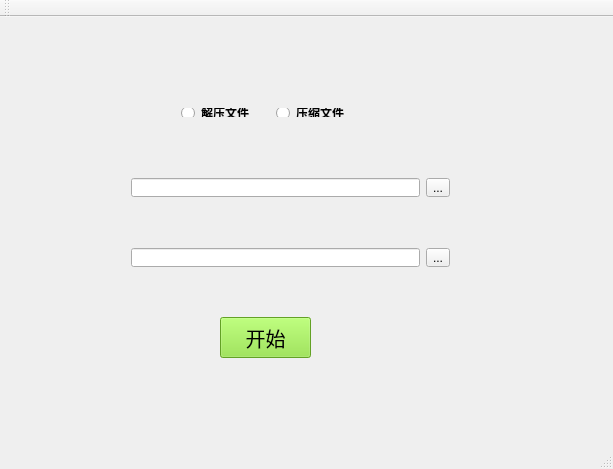
<?xml version="1.0" encoding="UTF-8"?>
<ui version="4.0">
 <class>MainWindow</class>
 <widget class="QMainWindow" name="MainWindow">
  <property name="geometry">
   <rect>
    <x>0</x>
    <y>0</y>
    <width>613</width>
    <height>469</height>
   </rect>
  </property>
  <property name="windowTitle">
   <string>MainWindow</string>
  </property>
  <widget class="QWidget" name="centralWidget">
   <widget class="QPushButton" name="btn_decode">
    <property name="geometry">
     <rect>
      <x>220</x>
      <y>300</y>
      <width>91</width>
      <height>41</height>
     </rect>
    </property>
    <property name="font">
     <font>
      <family>Ubuntu</family>
      <pointsize>15</pointsize>
      <weight>50</weight>
      <italic>false</italic>
      <bold>false</bold>
     </font>
    </property>
    <property name="styleSheet">
     <string notr="true">background-color: rgb(138, 226, 52);
font: 15pt &quot;Ubuntu&quot;;</string>
    </property>
    <property name="text">
     <string>开始</string>
    </property>
   </widget>
   <widget class="QWidget" name="layoutWidget">
    <property name="geometry">
     <rect>
      <x>120</x>
      <y>220</y>
      <width>341</width>
      <height>41</height>
     </rect>
    </property>
    <layout class="QHBoxLayout" name="horizontalLayout_4">
     <item>
      <widget class="QLineEdit" name="ln_des"/>
     </item>
     <item>
      <widget class="QToolButton" name="tb_des">
       <property name="text">
        <string>...</string>
       </property>
      </widget>
     </item>
    </layout>
   </widget>
   <widget class="QWidget" name="">
    <property name="geometry">
     <rect>
      <x>170</x>
      <y>80</y>
      <width>190</width>
      <height>31</height>
     </rect>
    </property>
    <layout class="QHBoxLayout" name="horizontalLayout">
     <item>
      <widget class="QRadioButton" name="rdb_de">
       <property name="font">
        <font>
         <weight>75</weight>
         <bold>true</bold>
        </font>
       </property>
       <property name="text">
        <string>解压文件</string>
       </property>
      </widget>
     </item>
     <item>
      <spacer name="horizontalSpacer_2">
       <property name="orientation">
        <enum>Qt::Horizontal</enum>
       </property>
       <property name="sizeHint" stdset="0">
        <size>
         <width>40</width>
         <height>20</height>
        </size>
       </property>
      </spacer>
     </item>
     <item>
      <spacer name="horizontalSpacer">
       <property name="orientation">
        <enum>Qt::Horizontal</enum>
       </property>
       <property name="sizeHint" stdset="0">
        <size>
         <width>40</width>
         <height>20</height>
        </size>
       </property>
      </spacer>
     </item>
     <item>
      <widget class="QRadioButton" name="rdb_in">
       <property name="font">
        <font>
         <weight>75</weight>
         <bold>true</bold>
        </font>
       </property>
       <property name="text">
        <string>压缩文件</string>
       </property>
      </widget>
     </item>
    </layout>
   </widget>
   <widget class="QWidget" name="">
    <property name="geometry">
     <rect>
      <x>120</x>
      <y>150</y>
      <width>341</width>
      <height>41</height>
     </rect>
    </property>
    <layout class="QHBoxLayout" name="horizontalLayout_3">
     <item>
      <widget class="QLineEdit" name="ln_src"/>
     </item>
     <item>
      <widget class="QToolButton" name="tb_src">
       <property name="text">
        <string>...</string>
       </property>
      </widget>
     </item>
    </layout>
   </widget>
  </widget>
  <widget class="QToolBar" name="mainToolBar">
   <attribute name="toolBarArea">
    <enum>TopToolBarArea</enum>
   </attribute>
   <attribute name="toolBarBreak">
    <bool>false</bool>
   </attribute>
  </widget>
  <widget class="QStatusBar" name="statusBar"/>
 </widget>
 <layoutdefault spacing="6" margin="11"/>
 <resources/>
 <connections/>
</ui>
